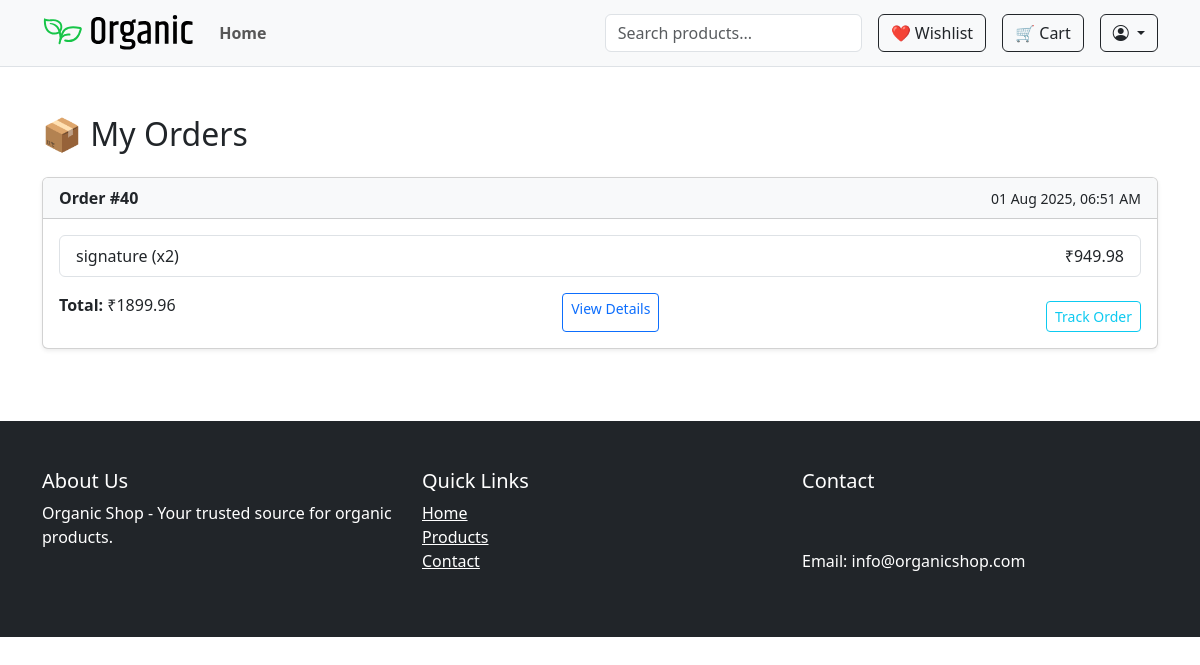
The page /accounts/orders/ (signed in) on the database as committed earlier.
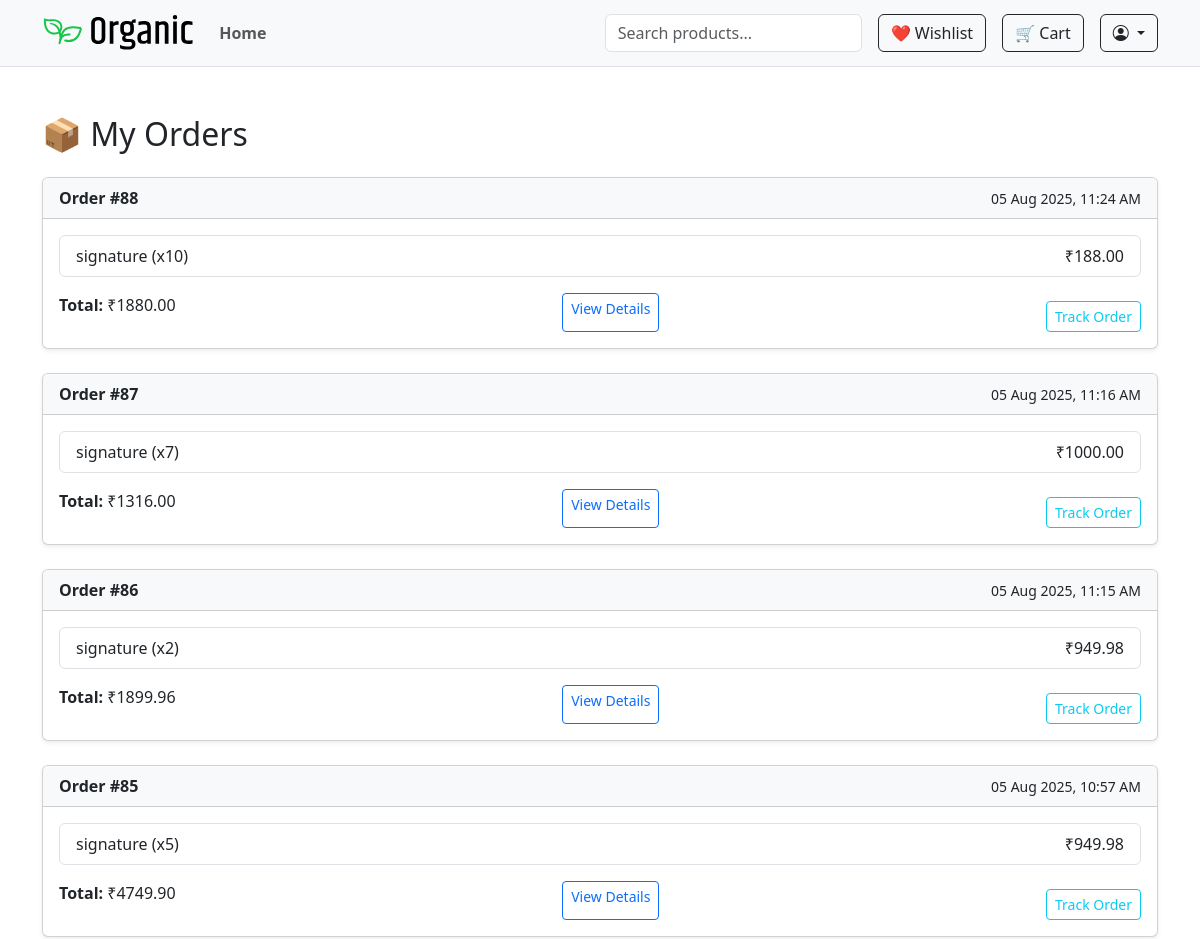
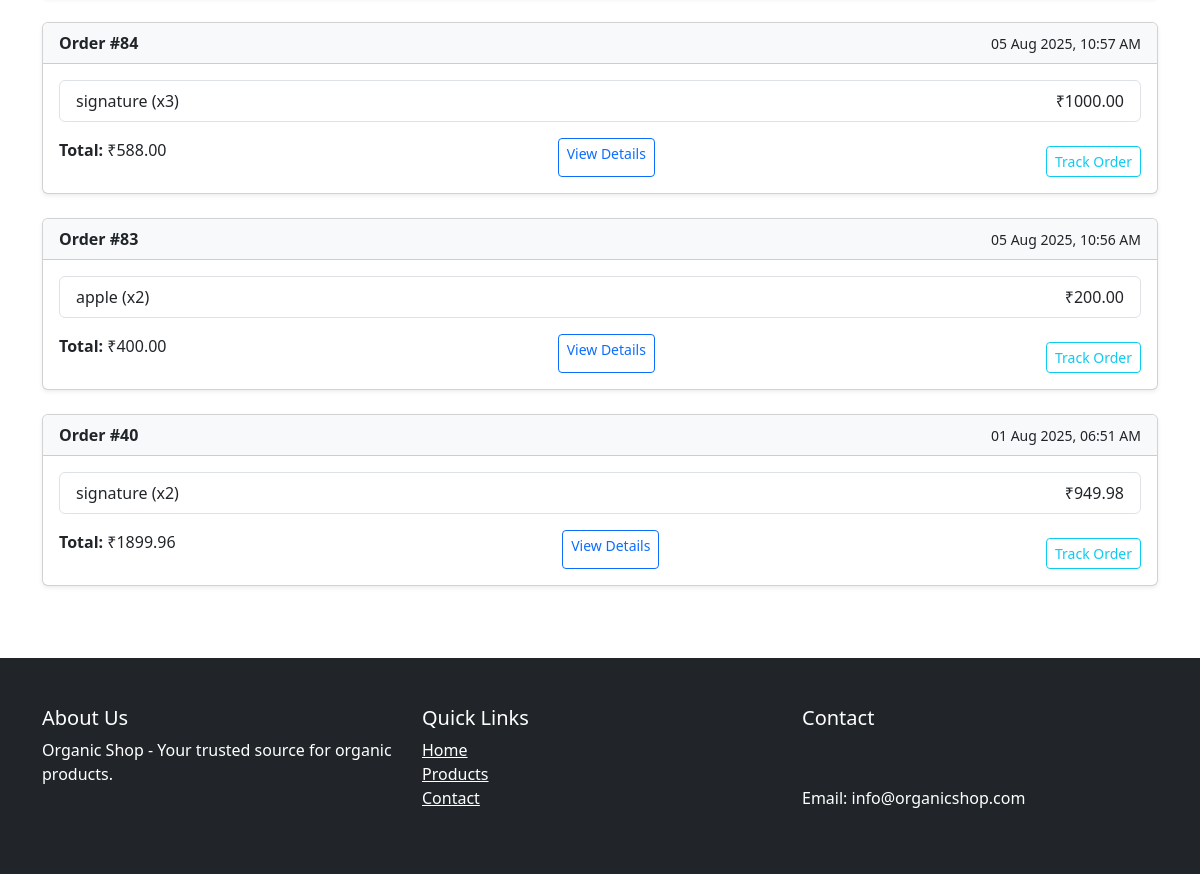
The same page on the database as committed later (2 pictures, top to bottom).
### accounts/models.py (models this page shows, shortened)
class Order(models.Model):
    STATUS_CHOICES = [
        ('pending', 'Pending'),
        ('processing', 'Processing'),
        ('shipped', 'Shipped'),
        ('delivered', 'Delivered'),
        ('cancelled', 'Cancelled'),
    ]
    PAYMENT_CHOICES = [
        ('COD', 'Cash on Delivery'),
        ('ONLINE', 'Online Payment'),
    ]
    user = models.ForeignKey(User, on_delete=models.CASCADE)
    address = models.ForeignKey(Address, on_delete=models.SET_NULL, null=True)
    total_price = models.DecimalField(max_digits=10, decimal_places=2)
    promo_code = models.ForeignKey(PromoCode, on_delete=models.SET_NULL, null=True, blank=True)
    payment_method = models.CharField(max_length=20, choices=PAYMENT_CHOICES, default='COD')
    created_at = models.DateTimeField(auto_now_add=True)
    status = models.CharField(max_length=20, choices=STATUS_CHOICES, default='pending')
    is_paid = models.BooleanField(default=False)

class OrderItem(models.Model):
    order = models.ForeignKey(Order, related_name='items', on_delete=models.CASCADE)
    variant = models.ForeignKey(ProductVariant, on_delete=models.SET_NULL, null=True, blank=True)
    product = models.ForeignKey(Product, on_delete=models.SET_NULL, null=True)
    price = models.DecimalField(max_digits=10, decimal_places=2)
    quantity = models.PositiveIntegerField(default=1)

### shop/models.py (models this page shows, shortened)
class Product(models.Model):
    category = models.ForeignKey(Category, on_delete=models.CASCADE, related_name='products')
    name = models.CharField(max_length=255)
    slug = models.SlugField(unique=True)
    description = models.TextField()
    price = models.DecimalField(max_digits=10, decimal_places=2)
    discount_price = models.DecimalField(max_digits=10, decimal_places=2, null=True, blank=True)
    image = models.ImageField(upload_to='products/')
    is_featured = models.BooleanField(default=False)
    sold_count = models.PositiveIntegerField(default=0)
    created_at = models.DateTimeField(auto_now_add=True)
    views = models.PositiveIntegerField(default=0)
    available = models.BooleanField(default=True)
    stock = models.PositiveIntegerField(default=0)

### accounts/views.py (the view)
# urls.py: path('orders/', views.my_orders_view, name='my_orders'),
@login_required
def my_orders_view(request):
    orders = Order.objects.filter(user=request.user).order_by('-created_at').prefetch_related('items__product')
    return render(request, 'accounts/my_orders.html', {'orders': orders})

### accounts/templates/accounts/my_orders.html
{% extends 'shop/base.html' %}
{% block content %}
<div class="container py-5">
  <h2 class="mb-4">📦 My Orders</h2>
  {% if orders %}
    {% for order in orders %}
      <div class="card mb-4 shadow-sm">
        <div class="card-header bg-light d-flex justify-content-between align-items-center">
          <strong>Order #{{ order.id }}</strong>
          <small>{{ order.created_at|date:"d M Y, H:i A" }}</small>
        </div>
        <div class="card-body">
          <ul class="list-group mb-3">
            {% for item in order.items.all %}
              <li class="list-group-item d-flex justify-content-between">
                <span>{{ item.product.name }} (x{{ item.quantity }})</span>
                <span>₹{{ item.price|floatformat:2 }}</span>
              </li>
            {% endfor %}
          </ul>
          <div class="d-flex justify-content-between">
            <span><strong>Total:</strong> ₹{{ order.total_price|floatformat:2 }}</span>
            <a href="{% url 'accounts:order_detail' order.id %}" class="btn btn-outline-primary btn-sm">View Details</a>
            <a href="{% url 'accounts:order_tracking' order.id %}" class="btn btn-outline-info btn-sm mt-2">Track Order</a>
          </div>
        </div>
      </div>
    {% endfor %}
  {% else %}
    <div class="alert alert-info">You haven't placed any orders yet.</div>
  {% endif %}
</div>
{% endblock %}

Rows that differ between the two databases and show on the page:
added Order: id "88", created_at "05 Aug 2025, 11:24 AM", total_price "1880.00"
added OrderItem: product.name "signature", quantity "10", price "188.00", shown under "88"
added Order: id "87", created_at "05 Aug 2025, 11:16 AM", total_price "1316.00"
added OrderItem: product.name "signature", quantity "7", price "1000.00", shown under "87"
added Order: id "86", created_at "05 Aug 2025, 11:15 AM", total_price "1899.96"
added OrderItem: product.name "signature", quantity "2", price "949.98", shown under "86"
added Order: id "85", created_at "05 Aug 2025, 10:57 AM", total_price "4749.90"
added OrderItem: product.name "signature", quantity "5", price "949.98", shown under "85"
added Order: id "84", created_at "05 Aug 2025, 10:57 AM", total_price "588.00"
added OrderItem: product.name "signature", quantity "3", price "1000.00", shown under "84"
added Order: id "83", created_at "05 Aug 2025, 10:56 AM", total_price "400.00"
added OrderItem: product.name "apple", quantity "2", price "200.00", shown under "83"
